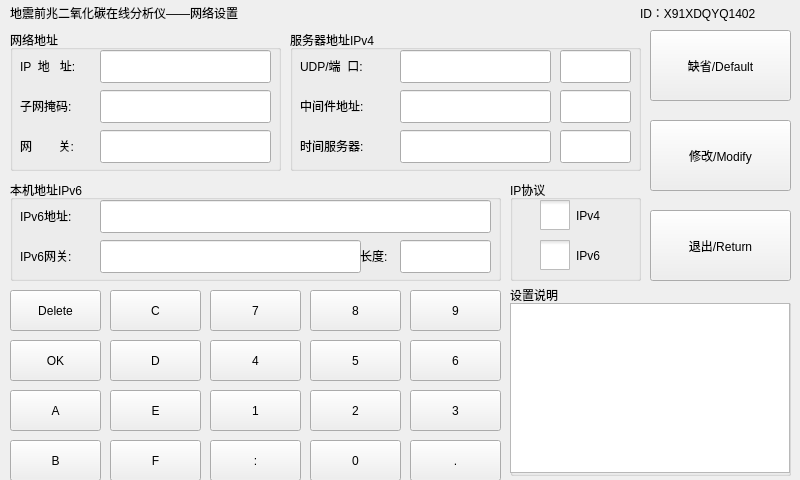
<?xml version="1.0" encoding="UTF-8"?>
<ui version="4.0">
 <class>NetworkSetting</class>
 <widget class="QWidget" name="NetworkSetting">
  <property name="geometry">
   <rect>
    <x>0</x>
    <y>0</y>
    <width>800</width>
    <height>480</height>
   </rect>
  </property>
  <property name="windowTitle">
   <string>Form</string>
  </property>
  <widget class="QGroupBox" name="groupBox_networkset">
   <property name="geometry">
    <rect>
     <x>10</x>
     <y>30</y>
     <width>271</width>
     <height>141</height>
    </rect>
   </property>
   <property name="title">
    <string>网络地址</string>
   </property>
   <widget class="QLabel" name="label_ip">
    <property name="geometry">
     <rect>
      <x>10</x>
      <y>20</y>
      <width>98</width>
      <height>31</height>
     </rect>
    </property>
    <property name="text">
     <string>IP  地   址:</string>
    </property>
   </widget>
   <widget class="QLabel" name="label_networkChild">
    <property name="geometry">
     <rect>
      <x>10</x>
      <y>60</y>
      <width>98</width>
      <height>31</height>
     </rect>
    </property>
    <property name="text">
     <string>子网掩码:</string>
    </property>
   </widget>
   <widget class="QLabel" name="label_gateway">
    <property name="geometry">
     <rect>
      <x>10</x>
      <y>100</y>
      <width>98</width>
      <height>31</height>
     </rect>
    </property>
    <property name="text">
     <string>网        关:</string>
    </property>
   </widget>
   <widget class="QLineEdit" name="lineEdit_IPAddress">
    <property name="geometry">
     <rect>
      <x>90</x>
      <y>20</y>
      <width>171</width>
      <height>33</height>
     </rect>
    </property>
   </widget>
   <widget class="QLineEdit" name="lineEdit_subnetMask">
    <property name="geometry">
     <rect>
      <x>90</x>
      <y>60</y>
      <width>171</width>
      <height>33</height>
     </rect>
    </property>
   </widget>
   <widget class="QLineEdit" name="lineEdit_gateway">
    <property name="geometry">
     <rect>
      <x>90</x>
      <y>100</y>
      <width>171</width>
      <height>33</height>
     </rect>
    </property>
   </widget>
  </widget>
  <widget class="QPushButton" name="pushButton_saveandexit">
   <property name="geometry">
    <rect>
     <x>650</x>
     <y>210</y>
     <width>141</width>
     <height>71</height>
    </rect>
   </property>
   <property name="text">
    <string>退出/Return</string>
   </property>
  </widget>
  <widget class="QPushButton" name="pushButton_initialization">
   <property name="geometry">
    <rect>
     <x>650</x>
     <y>30</y>
     <width>141</width>
     <height>71</height>
    </rect>
   </property>
   <property name="text">
    <string>缺省/Default</string>
   </property>
  </widget>
  <widget class="QPushButton" name="pushButton_networkSet">
   <property name="geometry">
    <rect>
     <x>650</x>
     <y>120</y>
     <width>141</width>
     <height>71</height>
    </rect>
   </property>
   <property name="text">
    <string>修改/Modify</string>
   </property>
  </widget>
  <widget class="QWidget" name="widget" native="true">
   <property name="geometry">
    <rect>
     <x>0</x>
     <y>0</y>
     <width>801</width>
     <height>28</height>
    </rect>
   </property>
   <widget class="QLabel" name="label">
    <property name="geometry">
     <rect>
      <x>10</x>
      <y>0</y>
      <width>421</width>
      <height>25</height>
     </rect>
    </property>
    <property name="text">
     <string>地震前兆二氧化碳在线分析仪——网络设置</string>
    </property>
   </widget>
   <widget class="QLabel" name="label_2">
    <property name="geometry">
     <rect>
      <x>640</x>
      <y>0</y>
      <width>221</width>
      <height>25</height>
     </rect>
    </property>
    <property name="text">
     <string>ID：X91XDQYQ1402</string>
    </property>
   </widget>
  </widget>
  <widget class="QGroupBox" name="groupBox">
   <property name="geometry">
    <rect>
     <x>290</x>
     <y>30</y>
     <width>351</width>
     <height>141</height>
    </rect>
   </property>
   <property name="title">
    <string>服务器地址IPv4</string>
   </property>
   <widget class="QLabel" name="label_3">
    <property name="geometry">
     <rect>
      <x>10</x>
      <y>20</y>
      <width>111</width>
      <height>31</height>
     </rect>
    </property>
    <property name="text">
     <string>UDP/端  口:</string>
    </property>
   </widget>
   <widget class="QLineEdit" name="lineEdit_udpAddress">
    <property name="geometry">
     <rect>
      <x>110</x>
      <y>20</y>
      <width>151</width>
      <height>33</height>
     </rect>
    </property>
   </widget>
   <widget class="QLineEdit" name="lineEdit_udpPort">
    <property name="geometry">
     <rect>
      <x>270</x>
      <y>20</y>
      <width>71</width>
      <height>33</height>
     </rect>
    </property>
   </widget>
   <widget class="QLineEdit" name="lineEdit_middlewarePort">
    <property name="geometry">
     <rect>
      <x>270</x>
      <y>60</y>
      <width>71</width>
      <height>33</height>
     </rect>
    </property>
   </widget>
   <widget class="QLabel" name="label_4">
    <property name="geometry">
     <rect>
      <x>10</x>
      <y>60</y>
      <width>121</width>
      <height>31</height>
     </rect>
    </property>
    <property name="text">
     <string>中间件地址:</string>
    </property>
   </widget>
   <widget class="QLineEdit" name="lineEdit_middlewareIP">
    <property name="geometry">
     <rect>
      <x>110</x>
      <y>60</y>
      <width>151</width>
      <height>33</height>
     </rect>
    </property>
   </widget>
   <widget class="QLineEdit" name="lineEdit_TimerPort">
    <property name="geometry">
     <rect>
      <x>270</x>
      <y>100</y>
      <width>71</width>
      <height>33</height>
     </rect>
    </property>
   </widget>
   <widget class="QLabel" name="label_5">
    <property name="geometry">
     <rect>
      <x>10</x>
      <y>100</y>
      <width>121</width>
      <height>31</height>
     </rect>
    </property>
    <property name="text">
     <string>时间服务器:</string>
    </property>
   </widget>
   <widget class="QLineEdit" name="lineEdit_TimerIP">
    <property name="geometry">
     <rect>
      <x>110</x>
      <y>100</y>
      <width>151</width>
      <height>33</height>
     </rect>
    </property>
   </widget>
  </widget>
  <widget class="QGroupBox" name="groupBox_2">
   <property name="geometry">
    <rect>
     <x>10</x>
     <y>180</y>
     <width>491</width>
     <height>101</height>
    </rect>
   </property>
   <property name="title">
    <string>本机地址IPv6</string>
   </property>
   <widget class="QLineEdit" name="lineEdit_IPv6Address">
    <property name="geometry">
     <rect>
      <x>90</x>
      <y>20</y>
      <width>391</width>
      <height>33</height>
     </rect>
    </property>
   </widget>
   <widget class="QLineEdit" name="lineEdit_IPv4Gateway">
    <property name="geometry">
     <rect>
      <x>90</x>
      <y>60</y>
      <width>261</width>
      <height>33</height>
     </rect>
    </property>
   </widget>
   <widget class="QLabel" name="label_6">
    <property name="geometry">
     <rect>
      <x>10</x>
      <y>20</y>
      <width>98</width>
      <height>31</height>
     </rect>
    </property>
    <property name="text">
     <string>IPv6地址:</string>
    </property>
   </widget>
   <widget class="QLabel" name="label_7">
    <property name="geometry">
     <rect>
      <x>10</x>
      <y>60</y>
      <width>98</width>
      <height>31</height>
     </rect>
    </property>
    <property name="text">
     <string>IPv6网关:</string>
    </property>
   </widget>
   <widget class="QLabel" name="label_8">
    <property name="geometry">
     <rect>
      <x>350</x>
      <y>60</y>
      <width>51</width>
      <height>31</height>
     </rect>
    </property>
    <property name="text">
     <string>长度:</string>
    </property>
   </widget>
   <widget class="QLineEdit" name="lineEdit_IPv6length">
    <property name="geometry">
     <rect>
      <x>390</x>
      <y>60</y>
      <width>91</width>
      <height>33</height>
     </rect>
    </property>
   </widget>
  </widget>
  <widget class="QGroupBox" name="groupBox_3">
   <property name="geometry">
    <rect>
     <x>510</x>
     <y>180</y>
     <width>131</width>
     <height>101</height>
    </rect>
   </property>
   <property name="title">
    <string>IP协议</string>
   </property>
   <widget class="QCheckBox" name="checkBox_IPv4">
    <property name="geometry">
     <rect>
      <x>30</x>
      <y>20</y>
      <width>91</width>
      <height>31</height>
     </rect>
    </property>
    <property name="styleSheet">
     <string notr="true">QCheckBox::indicator {
width: 30px;
height: 30px;
}</string>
    </property>
    <property name="text">
     <string>IPv4</string>
    </property>
   </widget>
   <widget class="QCheckBox" name="checkBox_IPv6">
    <property name="geometry">
     <rect>
      <x>30</x>
      <y>60</y>
      <width>91</width>
      <height>31</height>
     </rect>
    </property>
    <property name="styleSheet">
     <string notr="true">QCheckBox::indicator {
width: 30px;
height: 30px;
}</string>
    </property>
    <property name="text">
     <string>IPv6</string>
    </property>
   </widget>
  </widget>
  <widget class="QGroupBox" name="groupBox_4">
   <property name="geometry">
    <rect>
     <x>510</x>
     <y>285</y>
     <width>281</width>
     <height>191</height>
    </rect>
   </property>
   <property name="title">
    <string>设置说明</string>
   </property>
   <widget class="QTextEdit" name="textEdit_Info">
    <property name="geometry">
     <rect>
      <x>0</x>
      <y>18</y>
      <width>280</width>
      <height>170</height>
     </rect>
    </property>
    <property name="lineWrapColumnOrWidth">
     <number>2</number>
    </property>
    <property name="readOnly">
     <bool>true</bool>
    </property>
    <property name="tabStopWidth">
     <number>100</number>
    </property>
   </widget>
  </widget>
  <widget class="QPushButton" name="pushButton_del">
   <property name="geometry">
    <rect>
     <x>10</x>
     <y>290</y>
     <width>91</width>
     <height>41</height>
    </rect>
   </property>
   <property name="text">
    <string>Delete</string>
   </property>
  </widget>
  <widget class="QPushButton" name="pushButton_C">
   <property name="geometry">
    <rect>
     <x>110</x>
     <y>290</y>
     <width>91</width>
     <height>41</height>
    </rect>
   </property>
   <property name="text">
    <string>C</string>
   </property>
  </widget>
  <widget class="QPushButton" name="pushButton_7">
   <property name="geometry">
    <rect>
     <x>210</x>
     <y>290</y>
     <width>91</width>
     <height>41</height>
    </rect>
   </property>
   <property name="text">
    <string>7</string>
   </property>
  </widget>
  <widget class="QPushButton" name="pushButton_8">
   <property name="geometry">
    <rect>
     <x>310</x>
     <y>290</y>
     <width>91</width>
     <height>41</height>
    </rect>
   </property>
   <property name="text">
    <string>8</string>
   </property>
  </widget>
  <widget class="QPushButton" name="pushButton_9">
   <property name="geometry">
    <rect>
     <x>410</x>
     <y>290</y>
     <width>91</width>
     <height>41</height>
    </rect>
   </property>
   <property name="text">
    <string>9</string>
   </property>
  </widget>
  <widget class="QPushButton" name="pushButton_OK">
   <property name="geometry">
    <rect>
     <x>10</x>
     <y>340</y>
     <width>91</width>
     <height>41</height>
    </rect>
   </property>
   <property name="text">
    <string>OK</string>
   </property>
  </widget>
  <widget class="QPushButton" name="pushButton_A">
   <property name="geometry">
    <rect>
     <x>10</x>
     <y>390</y>
     <width>91</width>
     <height>41</height>
    </rect>
   </property>
   <property name="text">
    <string>A</string>
   </property>
  </widget>
  <widget class="QPushButton" name="pushButton_B">
   <property name="geometry">
    <rect>
     <x>10</x>
     <y>440</y>
     <width>91</width>
     <height>41</height>
    </rect>
   </property>
   <property name="text">
    <string>B</string>
   </property>
  </widget>
  <widget class="QPushButton" name="pushButton_4">
   <property name="geometry">
    <rect>
     <x>210</x>
     <y>340</y>
     <width>91</width>
     <height>41</height>
    </rect>
   </property>
   <property name="text">
    <string>4</string>
   </property>
  </widget>
  <widget class="QPushButton" name="pushButton_6">
   <property name="geometry">
    <rect>
     <x>410</x>
     <y>340</y>
     <width>91</width>
     <height>41</height>
    </rect>
   </property>
   <property name="text">
    <string>6</string>
   </property>
  </widget>
  <widget class="QPushButton" name="pushButton_D">
   <property name="geometry">
    <rect>
     <x>110</x>
     <y>340</y>
     <width>91</width>
     <height>41</height>
    </rect>
   </property>
   <property name="text">
    <string>D</string>
   </property>
  </widget>
  <widget class="QPushButton" name="pushButton_5">
   <property name="geometry">
    <rect>
     <x>310</x>
     <y>340</y>
     <width>91</width>
     <height>41</height>
    </rect>
   </property>
   <property name="text">
    <string>5</string>
   </property>
  </widget>
  <widget class="QPushButton" name="pushButton_1">
   <property name="geometry">
    <rect>
     <x>210</x>
     <y>390</y>
     <width>91</width>
     <height>41</height>
    </rect>
   </property>
   <property name="text">
    <string>1</string>
   </property>
  </widget>
  <widget class="QPushButton" name="pushButton_3">
   <property name="geometry">
    <rect>
     <x>410</x>
     <y>390</y>
     <width>91</width>
     <height>41</height>
    </rect>
   </property>
   <property name="text">
    <string>3</string>
   </property>
  </widget>
  <widget class="QPushButton" name="pushButton_E">
   <property name="geometry">
    <rect>
     <x>110</x>
     <y>390</y>
     <width>91</width>
     <height>41</height>
    </rect>
   </property>
   <property name="text">
    <string>E</string>
   </property>
  </widget>
  <widget class="QPushButton" name="pushButton_2">
   <property name="geometry">
    <rect>
     <x>310</x>
     <y>390</y>
     <width>91</width>
     <height>41</height>
    </rect>
   </property>
   <property name="text">
    <string>2</string>
   </property>
  </widget>
  <widget class="QPushButton" name="pushButton_doubledian">
   <property name="geometry">
    <rect>
     <x>210</x>
     <y>440</y>
     <width>91</width>
     <height>41</height>
    </rect>
   </property>
   <property name="text">
    <string>:</string>
   </property>
  </widget>
  <widget class="QPushButton" name="pushButton_dian">
   <property name="geometry">
    <rect>
     <x>410</x>
     <y>440</y>
     <width>91</width>
     <height>41</height>
    </rect>
   </property>
   <property name="text">
    <string>.</string>
   </property>
  </widget>
  <widget class="QPushButton" name="pushButton_F">
   <property name="geometry">
    <rect>
     <x>110</x>
     <y>440</y>
     <width>91</width>
     <height>41</height>
    </rect>
   </property>
   <property name="text">
    <string>F</string>
   </property>
  </widget>
  <widget class="QPushButton" name="pushButton_0">
   <property name="geometry">
    <rect>
     <x>310</x>
     <y>440</y>
     <width>91</width>
     <height>41</height>
    </rect>
   </property>
   <property name="text">
    <string>0</string>
   </property>
  </widget>
 </widget>
 <resources/>
 <connections/>
</ui>
